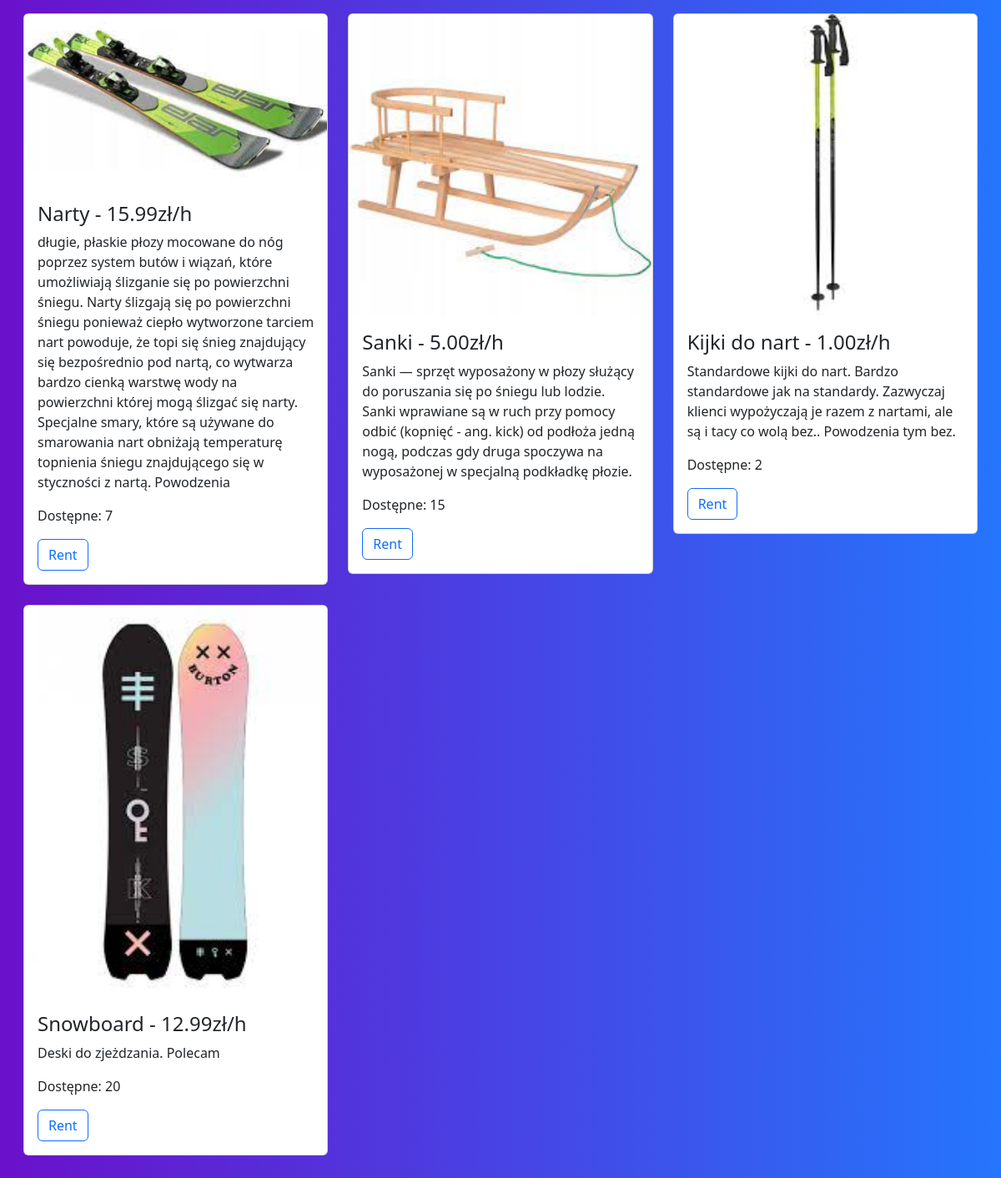
Screenshot of /equipment/ with the database file from the repository.
### eqRentalApp/models.py (models this page shows, shortened)
class Equipment(models.Model):
    name = models.CharField(max_length=100)
    quantity = models.IntegerField(validators=[MinValueValidator(0, message="Nie można dać mniej niż 0!")])
    description = models.CharField(max_length=500)
    price = models.DecimalField(decimal_places=2, max_digits=7)
    image = models.ImageField()

### eqRentalApp/views.py (the view)
# urls.py: path('equipment/', views.equipment_view, name='equipment'),
def equipment_view(request):
    equipment = Equipment.objects.all()
    return render(request, 'equipment.html', {'equipment':equipment})

### templates/equipment.html (shortened to what this page needs)
{% include 'base.html' %}
{% load static %}
<body class='gradient-custom'>
    <div class="row row-cols-1 row-cols-md-3 mt-3 m-3">
        {% for item in equipment %}
          {% if item.quantity > 0%}
          <div class="col mb-4">
            <div class="card">
              <div class="view overlay">
                <img class="card-img-top" src="{% static item.image %}"
                  alt="Card image cap">
              </div>
              <div class="card-body">
                <h4 class="card-title">{{item.name}} - {{item.price}}zł/h</h4>
                <p class="card-text">{{item.description}}</p>
                <p class="card-text">Dostępne: {{item.quantity}}</p>
                <a href="{% url 'rent' item.id %}"><button type="button" class="btn btn-outline-primary">Rent</button></a>
              </div>
            </div>
          </div>
          {% endif %}
        {% endfor %}
      </div>
</body>

### templates/base.html (shortened to what this page needs)
{% load bootstrap5 %}
{% bootstrap_css %}

### templates/equipment.html (style rules this page uses)
.gradient-custom { background: #6a11cb; background: -webkit-linear-gradient(to right, rgba(106, 17, 203, 1), rgba(37, 117, 252, 1)); background: linear-gradient(to right, rgba(106, 17, 203, 1), rgba(37, 117, 252, 1)) }

### rows the page displays
Equipment: image (picture), name "Narty", price "15.99", description "długie, płaskie płozy mocowane do nóg poprzez system butów i wiązań, które umożliwiają ślizganie się po powierzchni śniegu. Narty ślizgają się po powierzchni śniegu ponieważ ciepło wytworzone tarciem nart powoduje, że topi się śnieg znajdujący się bezpośrednio pod nartą, co wytwarza bardzo cienką warstwę wody na powierzchni której mogą ślizgać się narty. Specjalne smary, które są używane do smarowania nart obniżają temperaturę topnienia śniegu znajdującego się w styczności z nartą. Powodzenia", quantity "7"
Equipment: image (picture), name "Sanki", price "5.00", description "Sanki — sprzęt wyposażony w płozy służący do poruszania się po śniegu lub lodzie. Sanki wprawiane są w ruch przy pomocy odbić (kopnięć - ang. kick) od podłoża jedną nogą, podczas gdy druga spoczywa na wyposażonej w specjalną podkładkę płozie.", quantity "15"
Equipment: image (picture), name "Kijki do nart", price "1.00", description "Standardowe kijki do nart. Bardzo standardowe jak na standardy. Zazwyczaj klienci wypożyczają je razem z nartami, ale są i tacy co wolą bez.. Powodzenia tym bez.", quantity "2"
Equipment: image (picture), name "Snowboard", price "12.99", description "Deski do zjeżdzania. Polecam", quantity "20"
